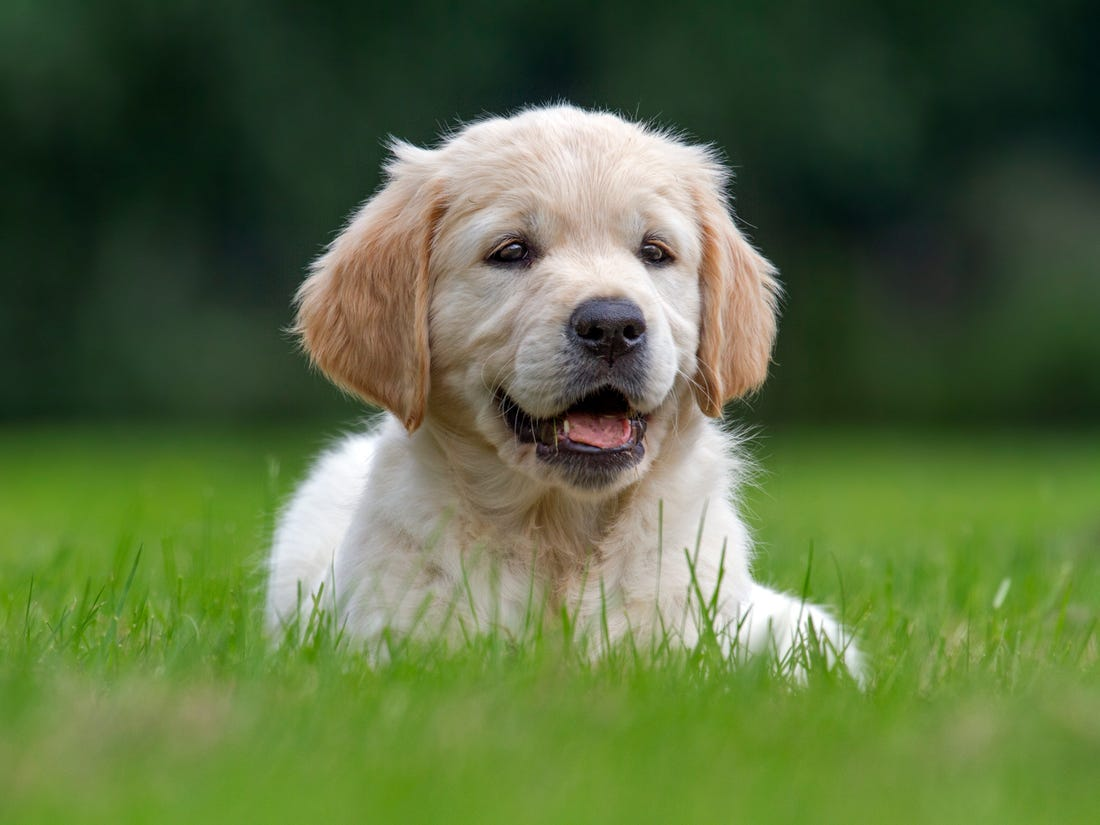
#> input picture lesson-20/Dog_Breeds.jpg, 1100 x 825 px
$ jupyter execute Class.ipynb   (shell and % lines are left out)
#> lines starting #> are read from the running program, lines starting #| are printed output that depends on the picture
[cell 1]
import numpy as np

[cell 2]
my_arr = np.arange(100000)
print(my_arr)

[cell 3]
my_list = list(range(100000))
print(my_list)

[cell 4]
for _ in range(10) : my_arr2 = my_arr *2

[cell 5]
for _ in range(10): my_list = [x*2 for x in my_list]

[cell 6]
#ndarray

data = np.random.randn(2, 4)
data

[cell 7]
data = np.random.randn(2, 3)
data

[cell 8]
data = np.random.randn(5, 3)
data

[cell 9]
lister = [1,3,5,0,7,8,8,7,7,8,9]
arr =np.array(lister)
arr

[cell 10]
print(arr[5])

[cell 11]
# arr[0][2] = arr[0, 2]
# bular bir biriga teng

[cell 12]
import numpy as np
import imageio.v2 as imageio
import matplotlib.pyplot as plt

Image = imageio.imread('Dog_Breeds.jpg')
#> Image is the input picture: shape (825, 1100, 3); mean R, G, B 89.4, 108, 64.9
gray_image = np.mean(Image, axis = 2)
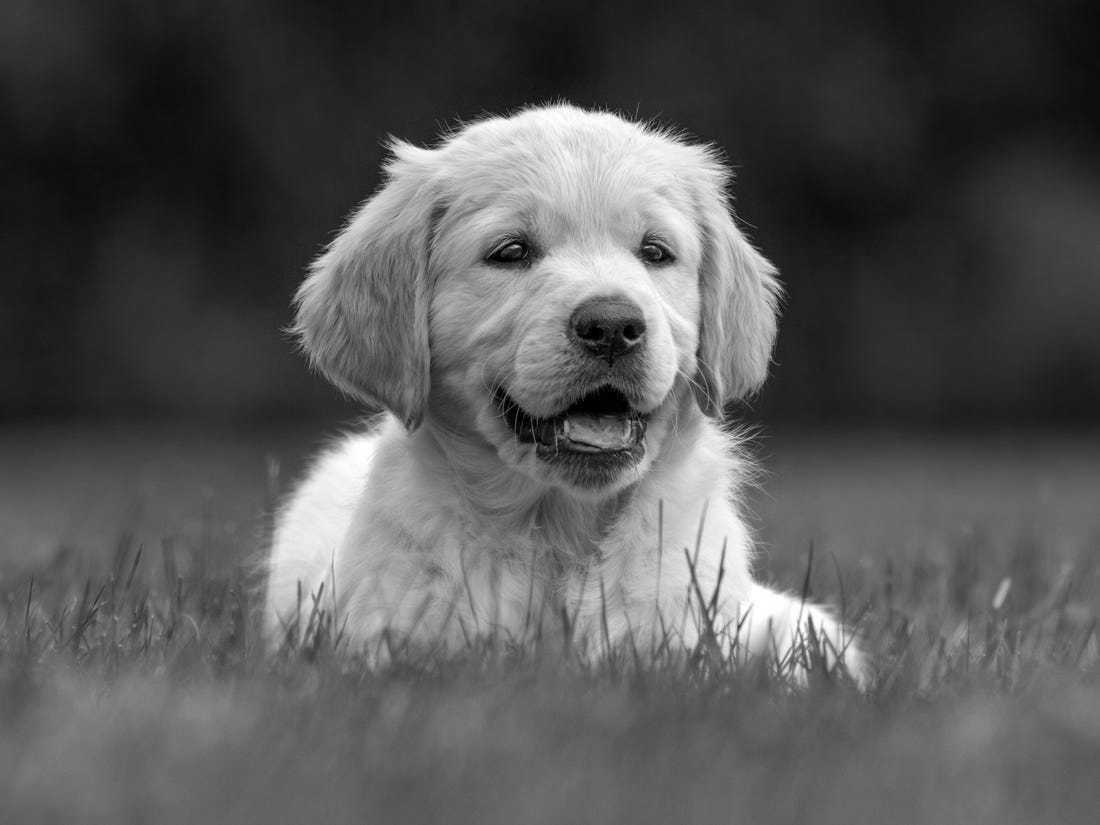
#> gray_image: shape (825, 1100) float64; min 0, max 255, mean 87.5
gray_image

fig, ax = plt.subplots(1, 2 , figsize = (10 , 5))
ax[0].imshow(gray_image, cmap = 'gray')

[cell 13]
import numpy as np
import imageio.v2 as imageio
import matplotlib.pyplot as plt
from scipy.ndimage import gaussian_filter

Image = imageio.imread('Dog_Breeds.jpg')
gray_image = np.mean(Image, axis = 2)
gray_image

blurred_image = gaussian_filter(gray_image, sigma=7)
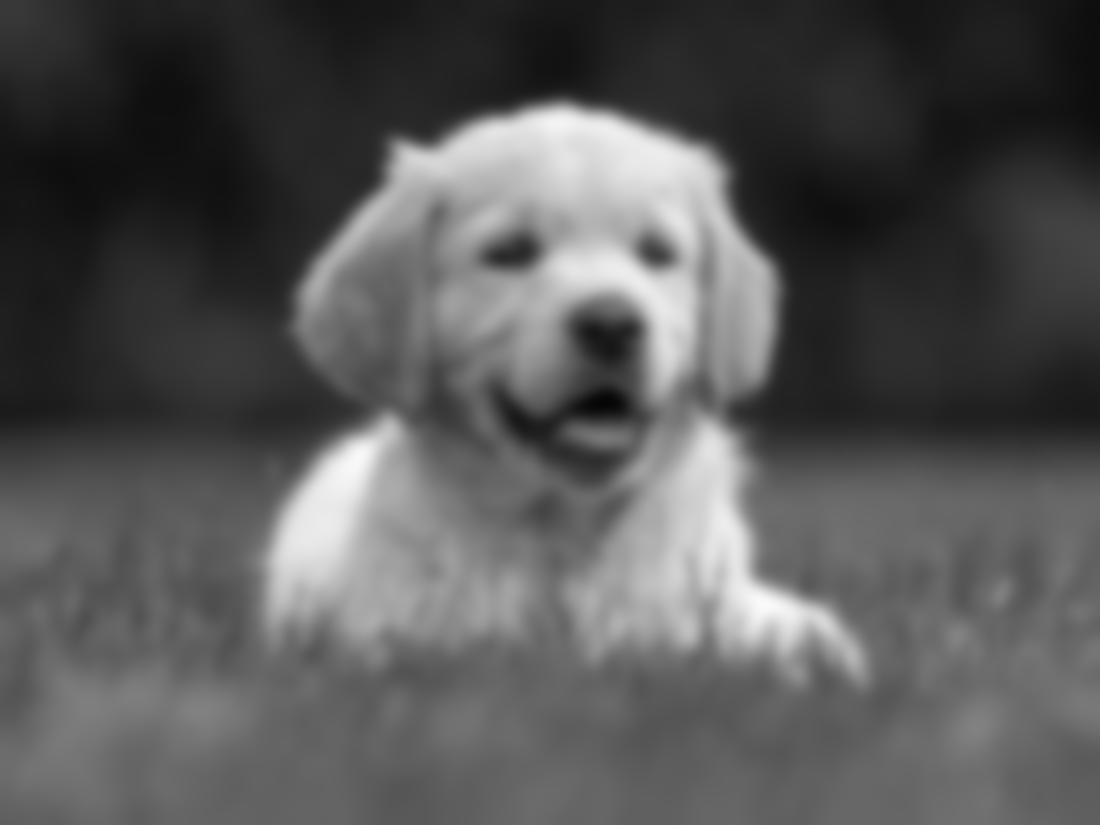
#> blurred_image: shape (825, 1100) float64; min 5.46, max 250.9, mean 87.5

fig, ax = plt.subplots(1, 2 , figsize = (10 , 5))
ax[0].imshow(gray_image, cmap = 'gray')
ax[1].imshow(blurred_image, cmap = 'GnBu')
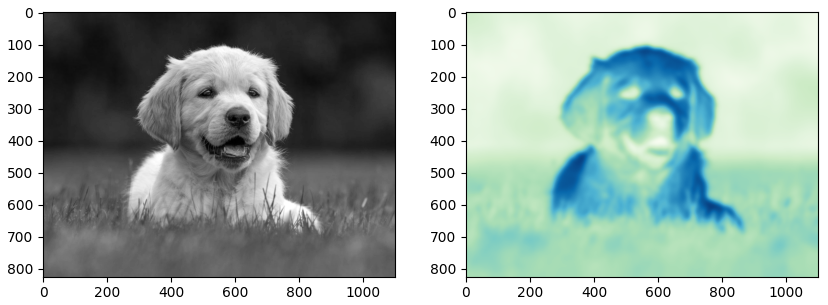
#> figure drawn by matplotlib, 2 panels

[cell 14]
import numpy as np

arr = np.array([1.1 , 2.1 , 3.1])

newarr = arr.astype('i')

print(arr.dtype)
print(newarr.dtype)

[cell 15]
arr = np.array([0 , 1 ,  4 , 5 ])
newarr = arr.astype('bool')

print(newarr.dtype)
print(newarr)

[cell 16]
arr

[cell 17]
x = arr.copy()
arr[1] = 6

print(x)
print(arr)

[cell 18]
y = arr.view()

arr[2] = 7
y[3] = 8
print(y)
print(arr)

[cell 19]
print(y.base)
print(arr.base)
print(x.base)

[cell 20]
new = np.array([arr,x])
new

[cell 21]
cat = np.array([1,2,3,4,5,6,7,8,9,10,11,12])

new_cat = cat.reshape(4,3)
new_cat

[cell 22]
for a, b in np.ndenumerate(new_cat):
    print(a,b)
